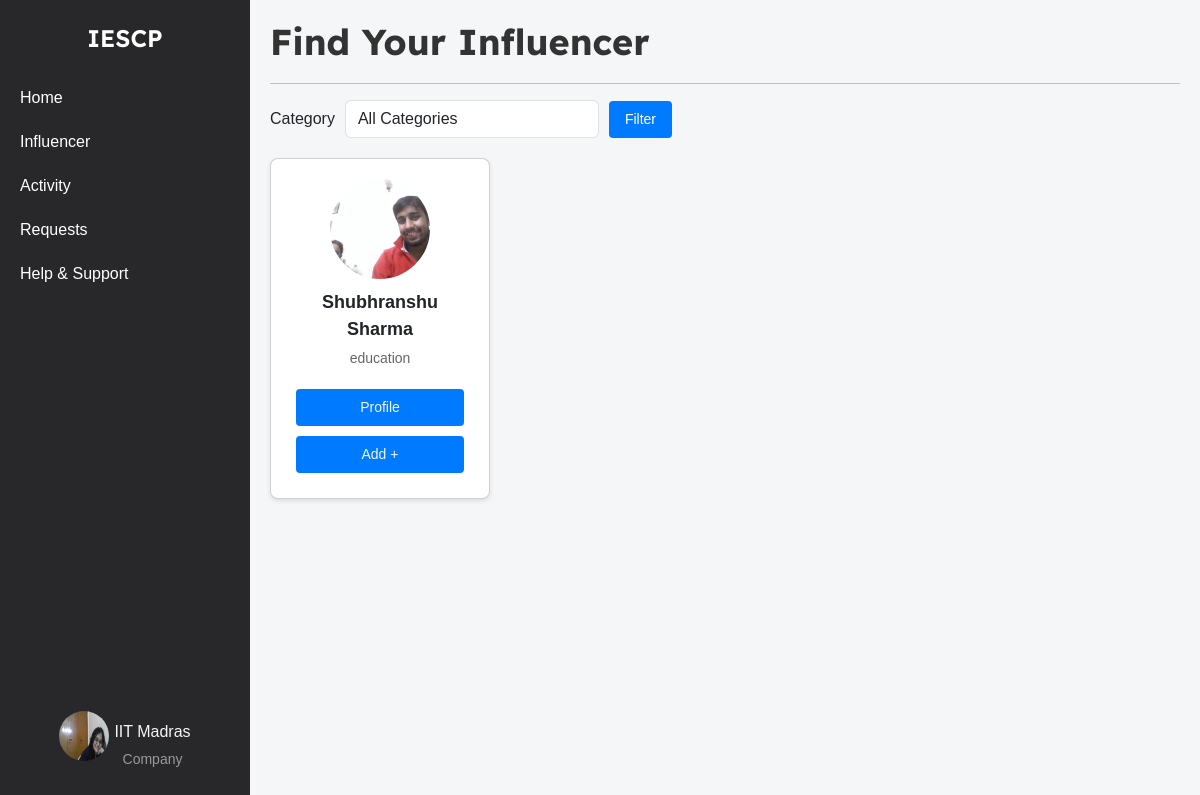
The app's page /company/influencer_search (signed in), older data.
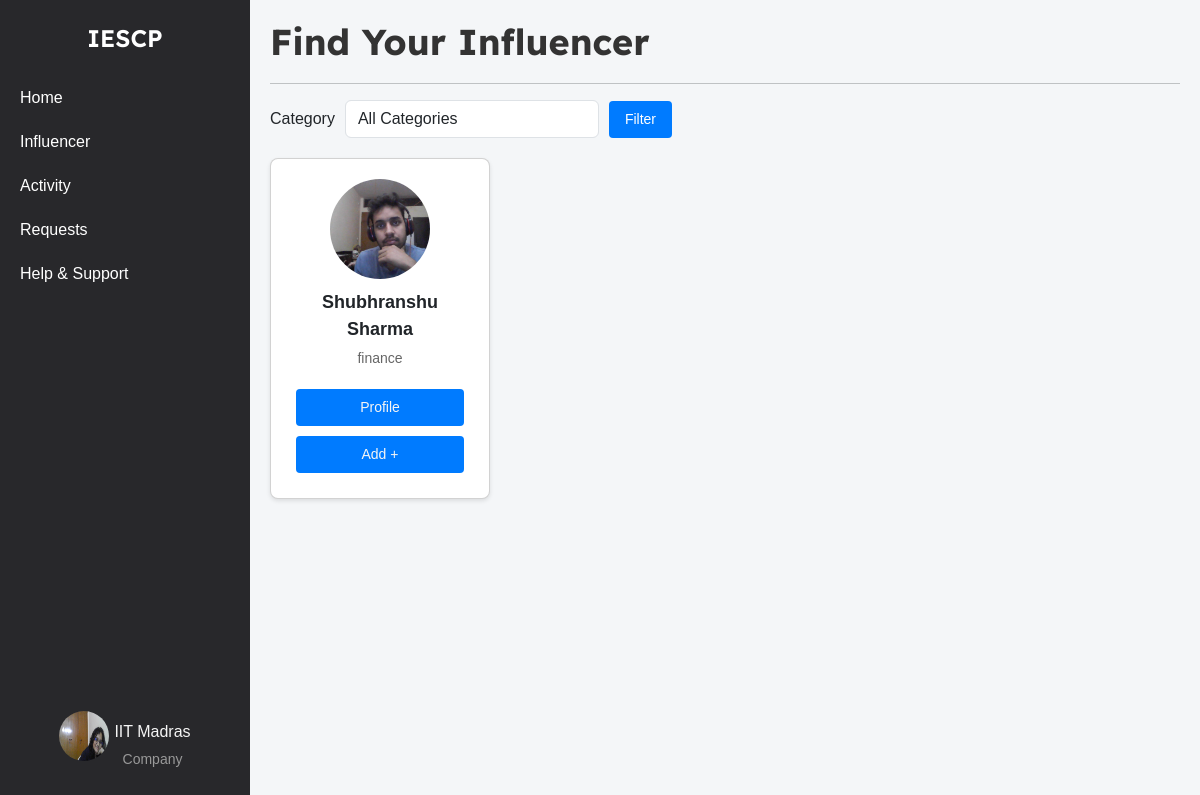
The same page, newer data.
### models.py (models this page shows)
class Influencer(db.Model):
    __tablename__ = 'influencers'
    id = db.Column(db.Integer, primary_key=True)
    name = db.Column(db.String(255), nullable=False)
    username = db.Column(db.String(255), unique=True, nullable=False)
    email = db.Column(db.String(255), unique=True, nullable=False)
    password_hash = db.Column(db.String(255), nullable=False)
    category = db.Column(db.String(255), nullable=False)
    interest = db.Column(db.String(255), nullable=False)
    reach = db.Column(db.Integer, nullable=False)
    social_media_links = db.Column(db.String(255), nullable=False)
    bio = db.Column(db.String(255), nullable=False)
    profile_picture = db.Column(db.String(255), nullable=False)
    campaigns = db.relationship('Campaign', secondary=influencer_campaign_association, back_populates='influencers')

### company_routes.py (the view)
@app.route('/company/influencer_search', methods=['GET'])
@company_auth_required
def influencer_search():
    user = Company.query.get(session['company_id'])
    selected_category = request.args.get('category', '')
    if selected_category:
        influencers = Influencer.query.filter_by(category=selected_category).all()
    else:
        influencers = Influencer.query.all()
    categories = [
        "fashion",
        "beauty",
        "fitness and health",
        "travel",
        "food and beverage",
        "lifestyle",
        "finance",
        "automotive",
        "entertainment",
        "education",
        "business",
        "art and design",
        "sports",
        "sustainability and environmental",
        "politics and social issues"
    ]
    return render_template(
        'influencer_search.html',
        influencers=influencers,
        categories=categories,
        selected_category=selected_category,
        user=user
    )

### company_routes.py (called while the page is built)
def company_auth_required(func):
    @wraps(func)
    def func3(*args, **kwargs):
        if 'company_id' in session:
            return func(*args, **kwargs)
        else:
            flash("Please login first")
            return redirect(url_for('company_login'))
    return func3

### templates/influencer_search.html (shortened to what this page needs)
{% extends 'layout.html' %}
{% block content %}
<div class="container-box">
    <div class="sidebar">
        <div class="logo">IESCP</div>
        <ul>
            <li><a href="{{url_for('company_home')}}">Home</a></li>
            <li><a href="{{ url_for('influencer_search') }}">Influencer</a></li>
            <li><a href="{{ url_for('company_activity') }}">Activity</a></li>
            <li><a href="#">Requests</a></li>
            <li><a href="#">Help & Support</a></li>
        </ul>
        <div class="profile">
            <a href="{{ url_for('company_dashboard') }}">
                <img src="{{ url_for('static', filename='profile_upload/company/' + user.username + '/' + user.logo) }}" alt="Profile Picture">
                <div class="profile-name-category">
                    <span class="company_name">{{ user.company_name }}</span>
                    <span class="category">Company</span>
                </div>
            </a>
        </div>
    </div>
    <div class="main-content">
        <h1>Find Your Influencer</h1>
        <hr>
        <div class="filter-container">
            <form method="GET" action="{{ url_for('influencer_search') }}" class="form-inline">
                <div class="form-group">
                    <label for="category" class="mr-2">Category</label>
                    <select name="category" id="category" class="form-control">
                        <option value="">All Categories</option>
                    </select>
                </div>
                <button type="submit" class="btn btn-primary">Filter</button>
            </form>
        </div>
        <div class="card-container">
            {% for influencer in influencers %}
            <div class="card profile-card" data-category="{{ influencer.category }}">
                <img src="{{ url_for('static', filename='profile_upload/influencer/' + influencer.username + '/' + influencer.profile_picture) }}" alt="Profile Picture">
                <div class="name">{{ influencer.name }}</div>
                <div class="category">{{ influencer.category }}</div>
                <button class="btn-primary"><a href="{{ influencer.social_media_links }}" target="_blank">Profile</a></button>
                <button class="btn-primary"><a href="{{url_for('company_request_sender')}}">Add +</a></button>
            </div>
            {% endfor %}
        </div>
    </div>
</div>
{% endblock %}

Row changes from the older to the newer data that the page shows:
changed Influencer "Shubhranshu Sharma": username+profile_picture: a different picture; category "education" → "finance"
